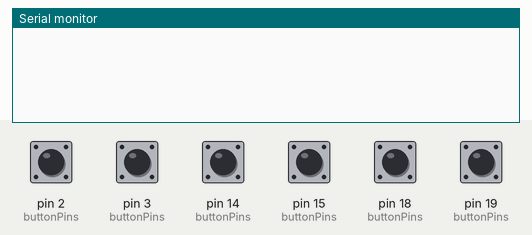
Recording of a sketch running on a simulated Arduino Uno, built with avr-gcc and run on an emulated ATmega328P. Shown: the last lines printed to the serial monitor. The inputs (shaded band) are chosen by the test bench; at power-on: pin 2 (buttonPins), pin 3 (buttonPins), pin 14 (buttonPins), pin 15 (buttonPins), pin 18 (buttonPins), pin 19 (buttonPins) HIGH.

Above: at 1.2 s.
1.3 s: pin 2 (buttonPins) pulled LOW for 0.15 s
At 2.6 s:
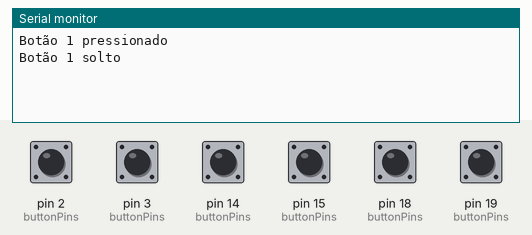
2.9 s: pin 3 (buttonPins) pulled LOW for 0.15 s
At 3.05 s:
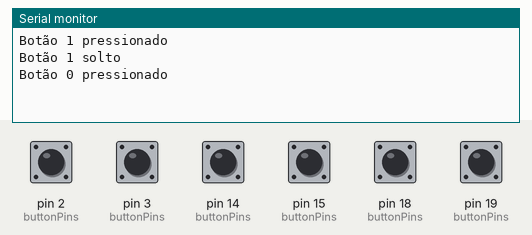
4.5 s: pin 14 (buttonPins) pulled LOW for 0.15 s
At 5.4 s:
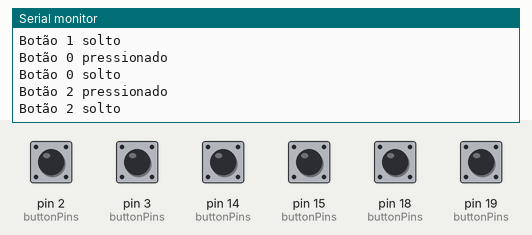
6.1 s: pin 15 (buttonPins) pulled LOW for 0.15 s
At 6.6 s:
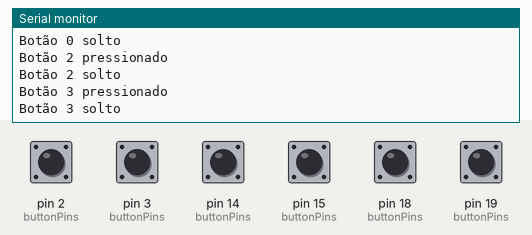
7.7 s: pin 18 (buttonPins) pulled LOW for 0.15 s
At 9.0 s:
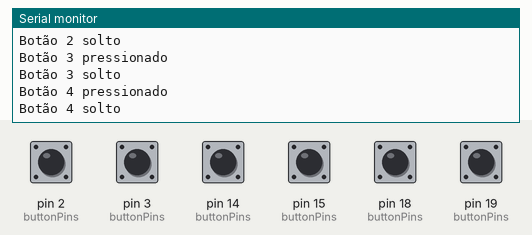
9.3 s: pin 19 (buttonPins) pulled LOW for 0.15 s
At 10.3 s:
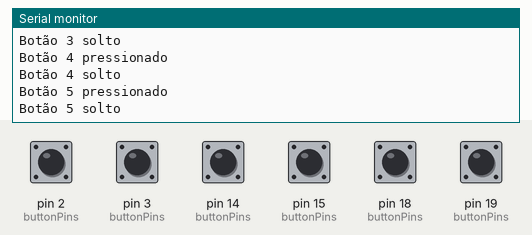
Timing chart, 0 to 11.9 s (numbered marks = the images above; inputs shaded):
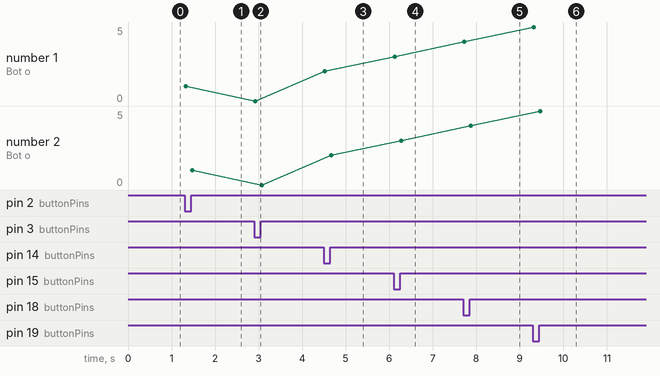

The sketch:

2_lendo_botoes_na_ramps_comBiblioteca.ino
```cpp
/*--------------------------------------------------------------------------------------------------
Garra Robótica: Lendo os pinos Endstop da Ramps com Biblioteca - Thales Martins

O código abaixo faz a leitura de todos os pinos Endstop da Ramps 1.6 usando a bilbioteca Bounce2.

Você deve conectar um dos pinos do botão no negativo e o outro na porta digital. (Não precisa conectar todos os botões).

18/09/2024
--------------------------------------------------------------------------------------------------*/

#include <Bounce2.h>

// Endstops do Eixos X
#define ENDSTOP_X_MIN 3  //D3
#define ENDSTOP_X_MAX 2  //D2

// Endstops do Eixos Y
#define ENDSTOP_Y_MIN 14 //D14
#define ENDSTOP_Y_MAX 15 //D15

// Endstops do Eixos Z
#define ENDSTOP_Z_MIN 18 //D18
#define ENDSTOP_Z_MAX 19 //D19

//Variáveis dos Botões
const int N_BUTTON = 6; // Numero de botoes
byte buttonPins[N_BUTTON] = { ENDSTOP_X_MIN, ENDSTOP_X_MAX, ENDSTOP_Y_MIN, ENDSTOP_Y_MAX, ENDSTOP_Z_MIN, ENDSTOP_Z_MAX};
Bounce debouncers[N_BUTTON];
#define debounceTime 25 // Tempo de debounce em ms

void setup() {
  Serial.begin(9600);
  for (int i = 0; i < N_BUTTON; i++) {
    pinMode(buttonPins[i], INPUT_PULLUP);
    debouncers[i].attach(buttonPins[i]);
    debouncers[i].interval(debounceTime); // Tempo de debounce em ms
  }
}

void loop() {
  buttons();
}

void buttons() {
  for (int i = 0; i < N_BUTTON; i++) {
    debouncers[i].update();

    // Botão pressionado
    if (debouncers[i].fell()) {
      Serial.print("Botão ");
      Serial.print(i);
      Serial.println(" pressionado");
    }

    // Botão Solto
    if (debouncers[i].rose()) {
      Serial.print("Botão ");
      Serial.print(i);
      Serial.println(" solto");
    }
  }
}
```

Measured:
- after the input at 1.3 s, the serial monitor: prints a new line at once (image 1)
- after the input at 2.9 s, the serial monitor: prints a new line at once (image 2)
- after the input at 4.5 s, the serial monitor: prints a new line at once (image 3)
- after the input at 6.1 s, the serial monitor: prints a new line at once (image 4)
- after the input at 7.7 s, the serial monitor: prints a new line at once (image 5)
- after the input at 9.3 s, the serial monitor: prints a new line at once (image 6)
- plotted number 1: 1 → 0 after the input at 2.9 s, 0 → 2 after the input at 4.5 s, 2 → 3 after the input at 6.1 s, 3 → 4 after the input at 7.7 s, 4 → 5 after the input at 9.3 s
- plotted number 2: 1 → 0 after the input at 2.9 s, 0 → 2 after the input at 4.5 s, 2 → 3 after the input at 6.1 s, 3 → 4 after the input at 7.7 s, 4 → 5 after the input at 9.3 s
